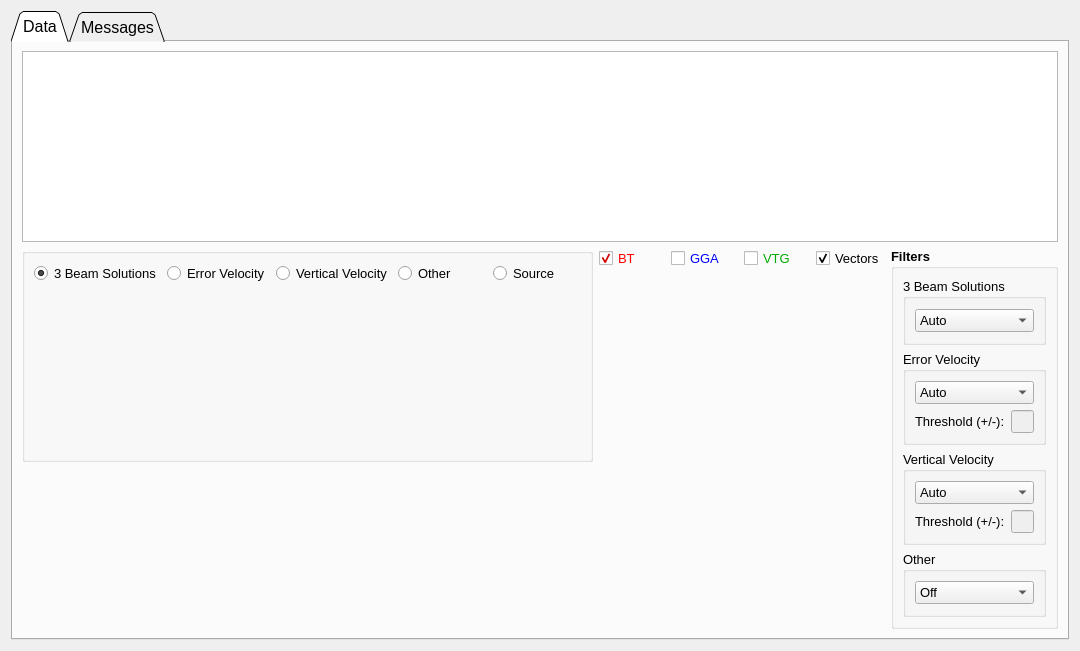
      <widget class="QWidget" name="tab_bt">
       <attribute name="title">
        <string>BT</string>
       </attribute>
       <layout class="QGridLayout" name="gridLayout_33">
        <item row="0" column="0">
         <widget class="QTabWidget" name="tab_bt_2">
          <property name="font">
           <font>
            <pointsize>12</pointsize>
           </font>
          </property>
          <property name="tabShape">
           <enum>QTabWidget::Triangular</enum>
          </property>
          <property name="currentIndex">
           <number>0</number>
          </property>
          <widget class="QWidget" name="tab_bt_2_data">
           <attribute name="title">
            <string>Data</string>
           </attribute>
           <layout class="QGridLayout" name="gridLayout_26">
            <item row="0" column="0">
             <layout class="QVBoxLayout" name="verticalLayout_18" stretch="2,4">
              <item>
               <widget class="QTableWidget" name="table_bt">
                <property name="font">
                 <font>
                  <pointsize>10</pointsize>
                 </font>
                </property>
               </widget>
              </item>
              <item>
               <layout class="QHBoxLayout" name="horizontalLayout_22" stretch="6,3,1">
                <item>
                 <layout class="QVBoxLayout" name="verticalLayout_17" stretch="4,3">
                  <item>
                   <widget class="QGroupBox" name="gb_bt_radio">
                    <property name="title">
                     <string/>
                    </property>
                    <layout class="QVBoxLayout" name="verticalLayout_16" stretch="1,4">
                     <item>
                      <layout class="QHBoxLayout" name="horizontalLayout_21">
                       <item>
                        <widget class="QRadioButton" name="rb_bt_beam">
                         <property name="font">
                          <font>
                           <pointsize>10</pointsize>
                          </font>
                         </property>
                         <property name="text">
                          <string>3 Beam Solutions</string>
                         </property>
                         <property name="checked">
                          <bool>true</bool>
                         </property>
                        </widget>
                       </item>
                       <item>
                        <widget class="QRadioButton" name="rb_bt_error">
                         <property name="font">
                          <font>
                           <pointsize>10</pointsize>
                          </font>
                         </property>
                         <property name="text">
                          <string>Error Velocity</string>
                         </property>
                        </widget>
                       </item>
                       <item>
                        <widget class="QRadioButton" name="rb_bt_vert">
                         <property name="font">
                          <font>
                           <pointsize>10</pointsize>
                          </font>
                         </property>
                         <property name="text">
                          <string>Vertical Velocity</string>
                         </property>
                        </widget>
                       </item>
                       <item>
                        <widget class="QRadioButton" name="rb_bt_other">
                         <property name="font">
                          <font>
                           <pointsize>10</pointsize>
                          </font>
                         </property>
                         <property name="text">
                          <string>Other</string>
                         </property>
                        </widget>
                       </item>
                       <item>
                        <widget class="QRadioButton" name="rb_bt_source">
                         <property name="font">
                          <font>
                           <pointsize>10</pointsize>
                          </font>
                         </property>
                         <property name="text">
                          <string>Source</string>
                         </property>
                        </widget>
                       </item>
                      </layout>
                     </item>
                     <item>
                      <widget class="QWidget" name="graph_bt_top" native="true"/>
                     </item>
                    </layout>
                   </widget>
                  </item>
                  <item>
                   <widget class="QWidget" name="graph_bt_bottom" native="true"/>
                  </item>
                 </layout>
                </item>
                <item>
                 <layout class="QVBoxLayout" name="verticalLayout_20" stretch="1,8">
                  <item>
                   <layout class="QHBoxLayout" name="horizontalLayout_30">
                    <item>
                     <widget class="QCheckBox" name="cb_bt_bt">
                      <property name="palette">
                       <palette>
                        <active>
                         <colorrole role="WindowText">
                          <brush brushstyle="SolidPattern">
                           <color alpha="255">
                            <red>255</red>
                            <green>0</green>
                            <blue>0</blue>
                           </color>
                          </brush>
                         </colorrole>
                         <colorrole role="Text">
                          <brush brushstyle="SolidPattern">
                           <color alpha="255">
                            <red>255</red>
                            <green>0</green>
                            <blue>0</blue>
                           </color>
                          </brush>
                         </colorrole>
                         <colorrole role="PlaceholderText">
                          <brush brushstyle="SolidPattern">
                           <color alpha="128">
                            <red>255</red>
                            <green>0</green>
                            <blue>0</blue>
                           </color>
                          </brush>
                         </colorrole>
                        </active>
                        <inactive>
                         <colorrole role="WindowText">
                          <brush brushstyle="SolidPattern">
                           <color alpha="255">
                            <red>255</red>
                            <green>0</green>
                            <blue>0</blue>
                           </color>
                          </brush>
                         </colorrole>
                         <colorrole role="Text">
                          <brush brushstyle="SolidPattern">
                           <color alpha="255">
                            <red>255</red>
                            <green>0</green>
                            <blue>0</blue>
                           </color>
                          </brush>
                         </colorrole>
                         <colorrole role="PlaceholderText">
                          <brush brushstyle="SolidPattern">
                           <color alpha="128">
                            <red>255</red>
                            <green>0</green>
                            <blue>0</blue>
                           </color>
                          </brush>
                         </colorrole>
                        </inactive>
                        <disabled>
                         <colorrole role="WindowText">
                          <brush brushstyle="SolidPattern">
                           <color alpha="255">
                            <red>120</red>
                            <green>120</green>
                            <blue>120</blue>
                           </color>
                          </brush>
                         </colorrole>
                         <colorrole role="Text">
                          <brush brushstyle="SolidPattern">
                           <color alpha="255">
                            <red>120</red>
                            <green>120</green>
                            <blue>120</blue>
                           </color>
                          </brush>
                         </colorrole>
                         <colorrole role="PlaceholderText">
                          <brush brushstyle="SolidPattern">
                           <color alpha="128">
                            <red>0</red>
                            <green>0</green>
                            <blue>0</blue>
                           </color>
                          </brush>
                         </colorrole>
                        </disabled>
                       </palette>
                      </property>
                      <property name="font">
                       <font>
                        <pointsize>10</pointsize>
                       </font>
                      </property>
                      <property name="text">
                       <string>BT</string>
                      </property>
                      <property name="checked">
                       <bool>true</bool>
                      </property>
                     </widget>
                    </item>
                    <item>
                     <widget class="QCheckBox" name="cb_bt_gga">
                      <property name="palette">
                       <palette>
                        <active>
                         <colorrole role="WindowText">
                          <brush brushstyle="SolidPattern">
                           <color alpha="255">
                            <red>0</red>
                            <green>0</green>
                            <blue>255</blue>
                           </color>
                          </brush>
                         </colorrole>
                        </active>
                        <inactive>
                         <colorrole role="WindowText">
                          <brush brushstyle="SolidPattern">
                           <color alpha="255">
                            <red>0</red>
                            <green>0</green>
                            <blue>255</blue>
                           </color>
                          </brush>
                         </colorrole>
                        </inactive>
                        <disabled>
                         <colorrole role="WindowText">
                          <brush brushstyle="SolidPattern">
                           <color alpha="255">
                            <red>120</red>
                            <green>120</green>
                            <blue>120</blue>
                           </color>
                          </brush>
                         </colorrole>
                        </disabled>
                       </palette>
                      </property>
                      <property name="font">
                       <font>
                        <pointsize>10</pointsize>
                       </font>
                      </property>
                      <property name="text">
                       <string>GGA</string>
                      </property>
                     </widget>
                    </item>
                    <item>
                     <widget class="QCheckBox" name="cb_bt_vtg">
                      <property name="palette">
                       <palette>
                        <active>
                         <colorrole role="WindowText">
                          <brush brushstyle="SolidPattern">
                           <color alpha="255">
                            <red>0</red>
                            <green>170</green>
                            <blue>0</blue>
                           </color>
                          </brush>
                         </colorrole>
                        </active>
                        <inactive>
                         <colorrole role="WindowText">
                          <brush brushstyle="SolidPattern">
                           <color alpha="255">
                            <red>0</red>
                            <green>170</green>
                            <blue>0</blue>
                           </color>
                          </brush>
                         </colorrole>
                        </inactive>
                        <disabled>
                         <colorrole role="WindowText">
                          <brush brushstyle="SolidPattern">
                           <color alpha="255">
                            <red>120</red>
                            <green>120</green>
                            <blue>120</blue>
                           </color>
                          </brush>
                         </colorrole>
                        </disabled>
                       </palette>
                      </property>
                      <property name="font">
                       <font>
                        <pointsize>10</pointsize>
                       </font>
                      </property>
                      <property name="text">
                       <string>VTG</string>
                      </property>
                     </widget>
                    </item>
                    <item>
                     <widget class="QCheckBox" name="cb_bt_vectors">
                      <property name="font">
                       <font>
                        <pointsize>10</pointsize>
                       </font>
                      </property>
                      <property name="text">
                       <string>Vectors</string>
                      </property>
                      <property name="checked">
                       <bool>true</bool>
                      </property>
                     </widget>
                    </item>
                   </layout>
                  </item>
                  <item>
                   <widget class="QWidget" name="graph_bt_st" native="true"/>
                  </item>
                 </layout>
                </item>
                <item>
                 <widget class="QGroupBox" name="gb_bt_filters">
                  <property name="font">
                   <font>
                    <pointsize>10</pointsize>
                    <weight>75</weight>
                    <bold>true</bold>
                   </font>
                  </property>
                  <property name="title">
                   <string>Filters</string>
                  </property>
                  <layout class="QVBoxLayout" name="verticalLayout_15" stretch="0,0,0,0">
                   <item>
                    <widget class="QGroupBox" name="gb_bt_3beam">
                     <property name="font">
                      <font>
                       <pointsize>10</pointsize>
                       <weight>50</weight>
                       <bold>false</bold>
                      </font>
                     </property>
                     <property name="title">
                      <string>3 Beam Solutions</string>
                     </property>
                     <layout class="QVBoxLayout" name="verticalLayout_21">
                      <item>
                       <widget class="QComboBox" name="combo_bt_3beam">
                        <property name="font">
                         <font>
                          <pointsize>10</pointsize>
                         </font>
                        </property>
                        <item>
                         <property name="text">
                          <string>Auto</string>
                         </property>
                        </item>
                        <item>
                         <property name="text">
                          <string>Allow</string>
                         </property>
                        </item>
                        <item>
                         <property name="text">
                          <string>4-Beam Only</string>
                         </property>
                        </item>
                       </widget>
                      </item>
                     </layout>
                    </widget>
                   </item>
                   <item>
                    <widget class="QGroupBox" name="gb_bt_error_velocity">
                     <property name="font">
                      <font>
                       <pointsize>10</pointsize>
                       <weight>50</weight>
                       <bold>false</bold>
                      </font>
                     </property>
                     <property name="title">
                      <string>Error Velocity</string>
                     </property>
                     <layout class="QVBoxLayout" name="verticalLayout_22">
                      <item>
                       <widget class="QComboBox" name="combo_bt_error_velocity">
                        <property name="font">
                         <font>
                          <pointsize>10</pointsize>
                         </font>
                        </property>
                        <item>
                         <property name="text">
                          <string>Auto</string>
                         </property>
                        </item>
                        <item>
                         <property name="text">
                          <string>Manual</string>
                         </property>
                        </item>
                        <item>
                         <property name="text">
                          <string>Off</string>
                         </property>
                        </item>
                       </widget>
                      </item>
                      <item>
                       <layout class="QHBoxLayout" name="horizontalLayout_29" stretch="2,0">
                        <item>
                         <widget class="QLabel" name="txt_bt_error_velocity">
                          <property name="maximumSize">
                           <size>
                            <width>16777215</width>
                            <height>20</height>
                           </size>
                          </property>
                          <property name="font">
                           <font>
                            <pointsize>10</pointsize>
                            <weight>50</weight>
                            <bold>false</bold>
                           </font>
                          </property>
                          <property name="text">
                           <string>Threshold (+/-):</string>
                          </property>
                          <property name="alignment">
                           <set>Qt::AlignLeading|Qt::AlignLeft|Qt::AlignVCenter</set>
                          </property>
                         </widget>
                        </item>
                        <item>
                         <widget class="QLineEdit" name="ed_bt_error_vel_threshold">
                          <property name="enabled">
                           <bool>false</bool>
                          </property>
                         </widget>
                        </item>
                       </layout>
                      </item>
                     </layout>
                    </widget>
                   </item>
                   <item>
                    <widget class="QGroupBox" name="gb_bt_vertical_velocity">
                     <property name="font">
                      <font>
                       <pointsize>10</pointsize>
                       <weight>50</weight>
                       <bold>false</bold>
                      </font>
                     </property>
                     <property name="title">
                      <string>Vertical Velocity</string>
                     </property>
                     <layout class="QVBoxLayout" name="verticalLayout_23">
                      <item>
                       <widget class="QComboBox" name="combo_bt_vert_velocity">
                        <property name="font">
                         <font>
                          <pointsize>10</pointsize>
                         </font>
                        </property>
                        <item>
                         <property name="text">
                          <string>Auto</string>
                         </property>
                        </item>
                        <item>
                         <property name="text">
                          <string>Manual</string>
                         </property>
                        </item>
                        <item>
                         <property name="text">
                          <string>Off</string>
                         </property>
                        </item>
                       </widget>
                      </item>
                      <item>
                       <layout class="QHBoxLayout" name="horizontalLayout_31" stretch="2,0">
                        <item>
                         <widget class="QLabel" name="txt_bt_vert_velocity">
                          <property name="maximumSize">
                           <size>
                            <width>16777215</width>
                            <height>20</height>
                           </size>
                          </property>
                          <property name="font">
                           <font>
                            <pointsize>10</pointsize>
                            <weight>50</weight>
                            <bold>false</bold>
                           </font>
                          </property>
                          <property name="text">
                           <string>Threshold (+/-):</string>
                          </property>
                          <property name="alignment">
                           <set>Qt::AlignLeading|Qt::AlignLeft|Qt::AlignVCenter</set>
                          </property>
                         </widget>
                        </item>
                        <item>
                         <widget class="QLineEdit" name="ed_bt_vert_vel_threshold">
                          <property name="enabled">
                           <bool>false</bool>
                          </property>
                         </widget>
                        </item>
                       </layout>
                      </item>
                     </layout>
                    </widget>
                   </item>
                   <item>
                    <widget class="QGroupBox" name="gb_bt_other">
                     <property name="font">
                      <font>
                       <pointsize>10</pointsize>
                       <weight>50</weight>
                       <bold>false</bold>
                      </font>
                     </property>
                     <property name="title">
                      <string>Other</string>
                     </property>
                     <layout class="QVBoxLayout" name="verticalLayout_24">
                      <item>
                       <widget class="QComboBox" name="combo_bt_other">
                        <property name="font">
                         <font>
                          <pointsize>10</pointsize>
                         </font>
                        </property>
                        <item>
                         <property name="text">
                          <string>Off</string>
                         </property>
                        </item>
                        <item>
                         <property name="text">
                          <string>Smooth</string>
                         </property>
                        </item>
                       </widget>
                      </item>
                     </layout>
                    </widget>
                   </item>
                  </layout>
                 </widget>
                </item>
               </layout>
              </item>
             </layout>
            </item>
           </layout>
          </widget>
          <widget class="QWidget" name="tab_bt_2_messages">
           <attribute name="title">
            <string>Messages</string>
           </attribute>
           <layout class="QVBoxLayout" name="verticalLayout_19">
            <item>
             <widget class="QGroupBox" name="box_bt_messages">
              <property name="font">
               <font>
                <pointsize>12</pointsize>
                <weight>75</weight>
                <bold>true</bold>
               </font>
              </property>
              <property name="title">
               <string>Quality Check Messages</string>
              </property>
              <layout class="QHBoxLayout" name="horizontalLayout_23">
               <item>
                <widget class="QPlainTextEdit" name="display_bt_messages">
                 <property name="font">
                  <font>
                   <pointsize>12</pointsize>
                   <weight>50</weight>
                   <bold>false</bold>
                  </font>
                 </property>
                 <property name="readOnly">
                  <bool>true</bool>
                 </property>
                </widget>
               </item>
              </layout>
             </widget>
            </item>
            <item>
             <widget class="QGroupBox" name="box_bt_comments">
              <property name="font">
               <font>
                <pointsize>12</pointsize>
                <weight>75</weight>
                <bold>true</bold>
               </font>
              </property>
              <property name="title">
               <string>Comments</string>
              </property>
              <layout class="QHBoxLayout" name="horizontalLayout_24">
               <item>
                <widget class="QPlainTextEdit" name="display_bt_comments">
                 <property name="font">
                  <font>
                   <pointsize>12</pointsize>
                   <weight>50</weight>
                   <bold>false</bold>
                  </font>
                 </property>
                 <property name="readOnly">
                  <bool>true</bool>
                 </property>
                </widget>
               </item>
              </layout>
             </widget>
            </item>
           </layout>
          </widget>
         </widget>
        </item>
       </layout>
      </widget>
